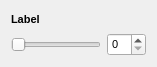
<?xml version="1.0" encoding="UTF-8"?>
<ui version="4.0">
 <class>Form</class>
 <widget class="QWidget" name="Form">
  <property name="geometry">
   <rect>
    <x>0</x>
    <y>0</y>
    <width>157</width>
    <height>67</height>
   </rect>
  </property>
  <property name="windowTitle">
   <string>Form</string>
  </property>
  <layout class="QGridLayout" name="gridLayout">
   <item row="0" column="0">
    <widget class="QLabel" name="label">
     <property name="font">
      <font>
       <pointsize>8</pointsize>
       <bold>true</bold>
      </font>
     </property>
     <property name="text">
      <string>Label</string>
     </property>
    </widget>
   </item>
   <item row="1" column="0">
    <widget class="QSlider" name="slider">
     <property name="font">
      <font>
       <pointsize>8</pointsize>
      </font>
     </property>
     <property name="maximum">
      <number>100</number>
     </property>
     <property name="orientation">
      <enum>Qt::Horizontal</enum>
     </property>
    </widget>
   </item>
   <item row="1" column="1">
    <widget class="QSpinBox" name="spinbox">
     <property name="font">
      <font>
       <pointsize>8</pointsize>
      </font>
     </property>
    </widget>
   </item>
  </layout>
 </widget>
 <resources/>
 <connections/>
</ui>
